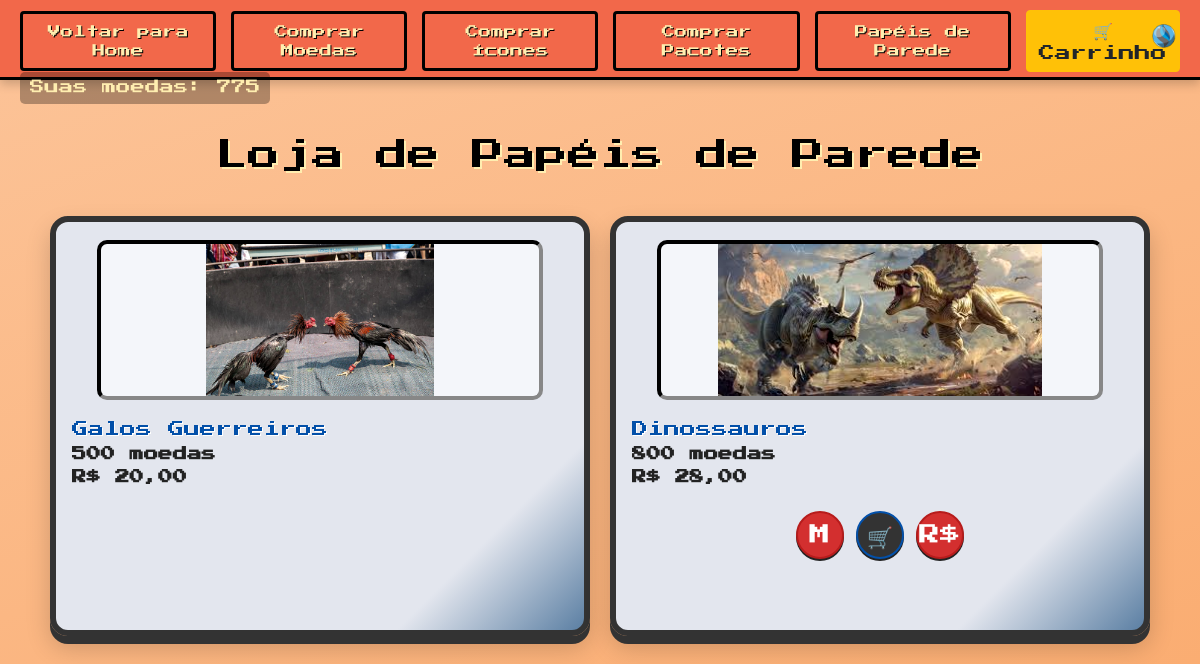
The page /View/LojaPapelParede.php (signed in) on the database its author committed.
### tables this page shows
CREATE TABLE `usuario` (
  `id` int(11) NOT NULL,
  `nome` varchar(100) NOT NULL,
  `email` varchar(200) NOT NULL,
  `senha` varchar(40) NOT NULL,
  `coin` int(11) NOT NULL DEFAULT 0,
  `id_icone_perfil` int(11) DEFAULT NULL,
  `id_papel_fundo` int(11) DEFAULT NULL
);

CREATE TABLE `papel_fundo` (
  `id` int(11) NOT NULL,
  `nome` varchar(255) NOT NULL,
  `path` varchar(255) NOT NULL,
  `preco` int(11) NOT NULL,
  `preco_dinheiro` decimal(10,2) NOT NULL
);

### Model/BancoDeDados.php (called while the page is built, shortened)
<?php
class BancoDeDados
{
    private static $instance = null;
    private $connection;
    private function __construct($host, $user, $password, $database)
    {
        $this->host = $host;
        $this->user = $user;
        $this->password = $password;
        $this->database = $database;
    $this->connection = mysqli_connect($this->host, $this->user, $this->password, $this->database);
    }
    public static function getInstance($host = 'localhost', $user = 'root', $password = '', $database = 'banco')
    {
        if (self::$instance === null) {
            self::$instance = new BancoDeDados($host, $user, $password, $database);
        }
        return self::$instance;
    }
    public function getConnection()
    {
        return $this->connection;
    }
    public function getUserById($id)
    {
        $conn = $this->getConnection();
        $sql = "SELECT id, nome, senha, email, coin FROM usuario WHERE id = " . $id;
        $result = $conn->query($sql);
        if ($result->num_rows > 0) {
            $user = $result->fetch_assoc();
        } else {
            $user = null;
        }
        return $user;
    }
}

### Controller/ControllerPapelParede.php (called while the page is built, shortened)
<?php
require_once __DIR__ . '/../Model/BancoDeDados.php';
require_once __DIR__ . '/../Model/PapelParede.php';
class ControllerPapelParede {
    private $db;
    public function __construct() {
        $this->db = BancoDeDados::getInstance();
    }
    public function listarTodos() {
        $conn = $this->db->getConnection();
        $result = $conn->query('SELECT * FROM papel_fundo');
        $papeis = [];
        while ($row = $result->fetch_assoc()) {
            $papeis[] = PapelParede::factory($row);
        }
        return $papeis;
    }
    public function getPapeisUsuario($idUsuario) {
        $conn = $this->db->getConnection();
        $stmt = $conn->prepare('SELECT id_papel FROM papel_fundo_usuario WHERE id_usuario = ?');
        $stmt->bind_param('i', $idUsuario);
        $stmt->execute();
        $result = $stmt->get_result();
        $ids = [];
        while ($row = $result->fetch_assoc()) {
            $ids[] = $row['id_papel'];
        }
        return $ids;
    }
}

### Controller/ControllerUsuario.php (called while the page is built, shortened)
<?php
require_once(__DIR__ . "/../Model/BancoDeDados.php");
require_once(__DIR__ . "/../Model/Usuario.php");
class ControllerUsuario
{
    private $database;
    public function __construct()
    {
        $this->database = BancoDeDados::getInstance("127.0.0.1", "root", "", "banco");
    }
    public function readUser($id)
{
    $row = $this->database->getUserById($id);
    if ($row) {
        return new Usuario($row['id'], $row['nome'], $row['email'], $row['senha'], $row['coin']);
    }
    return null;
}
}

### Model/Usuario.php (called while the page is built, shortened)
<?php
class Usuario {
    private $coin;
    public function __construct($id, $nome, $email, $senha, $coin = 0) {
        $this->coin = $coin;
    }
    public function getCoin() {
        return $this->coin;
    }
}

### Model/PapelParede.php (called while the page is built, shortened)
<?php
class PapelParede {
    private $id;
    private $nome;
    private $path;
    private $preco;
    private $preco_dinheiro;
    public function __construct($id, $nome, $path, $preco, $preco_dinheiro) {
        $this->id = $id;
        $this->nome = $nome;
        $this->path = $path;
        $this->preco = $preco;
        $this->preco_dinheiro = $preco_dinheiro;
    }
    public function getId() { return $this->id; }
    public function getNome() { return $this->nome; }
    public function getPath() { return $this->path; }
    public function getPreco() { return $this->preco; }
    public function getPrecoDinheiro() { return $this->preco_dinheiro; }
    public static function factory(array $row): self {
        return new self(
            $row['id'] ?? null,
            $row['nome'] ?? '',
            $row['path'] ?? '',
            isset($row['preco']) ? (int)$row['preco'] : 0,
            isset($row['preco_dinheiro']) ? $row['preco_dinheiro'] : 0
        );
    }
}

### View/LojaPapelParede.php (the view, shortened to what this page needs)
<?php
require_once __DIR__ . '/../Controller/ControllerPapelParede.php';
require_once __DIR__ . '/../Controller/ControllerUsuario.php';
$idUsuario = $_SESSION['id'];
$controller = new ControllerPapelParede();
$controllerUsuario = new ControllerUsuario();
$papeis = $controller->listarTodos();
$papeisUsuario = $controller->getPapeisUsuario($idUsuario);
$user = $controllerUsuario->readUser($idUsuario);
?>
<!DOCTYPE html>
<html lang="pt-br">
<head>
    <link rel="stylesheet" href="https://stackpath.bootstrapcdn.com/bootstrap/4.5.2/css/bootstrap.min.css">
    <link rel="stylesheet" href="../Assets/style.css">
    <link rel="stylesheet" href="../Assets/loja.css">
    <link rel="stylesheet" href="../Assets/gameboy-card.css">
</head>
<body>
    <nav class="navbar">
        <div class="nav-left">
            <a href="Home.php" class="btn btn-primary">Voltar para Home</a>
            <a href="LojaMoedas.php" class="btn btn-primary">Comprar Moedas</a>
            <a href="LojaIcone.php" class="btn btn-primary">Comprar Ícones</a>
            <a href="LojaPacote.php" class="btn btn-primary">Comprar Pacotes</a>
            <a href="LojaPapelParede.php" class="btn btn-primary">Papéis de Parede</a>
            <a href="Carrinho.php" class="btn btn-warning">🛒 Carrinho</a>
        </div>
        <div class="nav-right">
            <p class="user-coins">Suas moedas: <?php echo $user->getCoin(); ?></p>
            <button class="theme-toggle" onclick="toggleTheme()">
                <img src="../Assets/img/modoescuro.PNG" alt="Alternar tema" class="theme-icon dark-icon">
            </button>
        </div>
    </nav>
    <div class="store-container">
        <div class="store-header">
            <h1 class="store-title">Loja de Papéis de Parede</h1>
        </div>
        <div class="cards-grid">
            <?php foreach ($papeis as $papel): ?>
                <?php $jaPossui = in_array($papel->getId(), $papeisUsuario); ?>
                <div class="gameboy-card <?php if($jaPossui) echo 'item-possui'; ?>">
                    <div class="gameboy-screen">
                        <img src="<?= $papel->getPath() ?>" alt="<?= $papel->getNome() ?>" class="card-image" onclick="openImage('<?= $papel->getPath() ?>')">
                    </div>
                    <div class="gameboy-details">
                        <h2><?= $papel->getNome() ?></h2>
                        <p class="gameboy-price"><?= $papel->getPreco() ?> moedas</p>
                        <p class="gameboy-price">R$ <?= number_format($papel->getPrecoDinheiro(),2,',','.') ?></p>
                    </div>
                    <?php if (!$jaPossui): ?>
                    <div class="gameboy-buttons">
                        <form method="post" action="../Processamento/ProcessPapelParede.php" onsubmit="return confirm('Tem certeza que deseja comprar este papel de parede com moedas do jogo?');">
                            <button type="submit" name="comprar_moedas" class="gameboy-btn buy">M</button>
                        </form>
                        <form action="../Processamento/ProcessCarrinho.php" method="POST">
                            <button type="submit" class="gameboy-btn">🛒</button>
                        </form>
                        <form method="get" action="ConfirmarEndereco.php">
                            <button type="submit" class="gameboy-btn buy">R$</button>
                        </form>
                    </div>
                    <?php endif; ?>
                </div>
            <?php endforeach; ?>
        </div>
    </div>
</body>
</html>

### Assets/loja.css (style rules this page uses)
:root { --color1: #FCC499; --color2: #FAAA6D; --color3: #419EAE; --color4: #FFEEB0; --color5: #F2684A; --color6: #000000; --dark: #000000; --retro-border: 3px solid var(--color6); }
* { box-sizing: border-box; margin: 0; padding: 0; }
body { font-family: 'Press Start 2P', cursive; background: linear-gradient(160deg, var(--color1) 0%, var(--color2) 100%); min-height: 100vh; color: var(--color6); padding-top: 80px; }
.navbar { width: 100%; background: var(--color5); padding: 10px 20px; display: flex; justify-content: space-between; align-items: center; position: fixed; top: 0; left: 0; z-index: 1000; border-bottom: var(--retro-border); box-shadow: 0 4px 10px rgba(0, 0, 0, 0.2); }
.nav-left, .nav-right { display: flex; align-items: center; gap: 15px; }
.btn-primary { background: var(--color5); border: var(--retro-border); color: var(--color4); padding: 8px 15px; font-size: 0.8rem; transition: all 0.2s ease; text-shadow: 1px 1px 0 var(--color6); }
.user-coins { font-size: 0.9rem; color: var(--color4); background: rgba(0, 0, 0, 0.3); padding: 5px 10px; border-radius: 5px; }
.store-container { max-width: 1200px; margin: 20px auto; padding: 20px; }
.store-header { text-align: center; margin-bottom: 2rem; }
.store-title { font-size: 2rem; color: var(--color6); text-shadow: 2px 2px 0 var(--color4); margin: 1rem 0; }
.cards-grid { display: grid; grid-template-columns: repeat(auto-fit, minmax(280px, 1fr)); gap: 20px; padding: 10px; }
.card-image { max-width: 100%; max-height: 100%; object-fit: contain; cursor: pointer; transition: transform 0.3s ease; }
.theme-toggle { background: none; border: none; cursor: pointer; padding: 0.5rem; border-radius: 50%; transition: background-color 0.3s ease; display: flex; align-items: center; justify-content: center; }
.theme-icon { width: 24px; height: 24px; transition: display 0.3s ease; }
.dark-icon { display: block; }

### Assets/gameboy-card.css (style rules this page uses)
.gameboy-card { background: linear-gradient(135deg, #e3e6ee 80%, #5b7fa3 100%); border: 6px solid #333; border-radius: 18px; box-shadow: 0 8px 0 #333, 0 12px 24px rgba(0,0,0,0.18); padding: 18px 16px 24px 16px; position: relative; font-family: 'Press Start 2P', monospace; color: #222; min-height: 420px; display: flex; flex-direction: column; align-items: center; transition: transform 0.2s, box-shadow 0.2s; }
.gameboy-screen { background: #f4f6fa; border: 4px inset #333; border-radius: 10px; width: 90%; height: 160px; display: flex; justify-content: center; align-items: center; margin-bottom: 12px; overflow: hidden; }
.gameboy-card .card-image { max-width: 100%; max-height: 100%; object-fit: contain; filter: grayscale(0.2) contrast(1.1); }
.gameboy-details { width: 100%; text-align: left; font-size: 0.7rem; margin-bottom: 10px; }
.gameboy-details h2 { font-size: 1rem; margin: 8px 0 4px 0; color: #0350a9; text-shadow: 1px 1px 0 #fff; }
.gameboy-details p { margin: 2px 0; color: #222; }
.gameboy-price { font-size: 0.9rem; color: #0350a9; font-weight: bold; margin: 8px 0 0 0; }
.gameboy-buttons { display: flex; gap: 12px; justify-content: center; margin-top: 10px; }
.gameboy-btn { background: #333; color: #fff; border: 2px solid #0350a9; border-radius: 50%; width: 48px; height: 48px; display: flex; align-items: center; justify-content: center; font-size: 1.3rem; box-shadow: 0 2px 0 #222; cursor: pointer; transition: background 0.2s, transform 0.2s; }
.gameboy-btn.buy { background: #d32f2f; border: 2px solid #b71c1c; color: #fff; }

### Assets/base.css (style rules this page uses)
:root { --color1: #FCC499; --color2: #ff6f00; --color3: #419EAE; --color4: #ffb969; --color5: #F2684A; --color6: #000000; --dark: #000000; }
html { transition: background-color 0.5s ease, color 0.5s ease; }
body { font-family: 'Press Start 2P', cursive; margin: 0; padding: 20px; box-sizing: border-box; scroll-behavior: smooth; scroll-padding-top: 8rem; }

### Assets/layout.css (style rules this page uses)
body { background: linear-gradient(160deg, var(--color1) 0%, var(--color2) 100%); min-height: 150vh; }
.navbar { background: var(--color5); display: flex; justify-content: space-between; align-items: center; padding: 0 2rem; height: var(--navbar-height); position: fixed; top: 0; left: 0; right: 0; z-index: 1000; box-shadow: 0 4px 10px rgba(0, 0, 0, 0.08); transition: background-color 0.3s ease, box-shadow 0.3s ease; }
:root { --navbar-height: 80px; }

### rows shown on the page
usuario: coin "775"
papel_fundo: path (picture), nome "Galos Guerreiros", preco "500", preco_dinheiro "20,00"
papel_fundo: path (picture), nome "Dinossauros", preco "800", preco_dinheiro "28,00"
